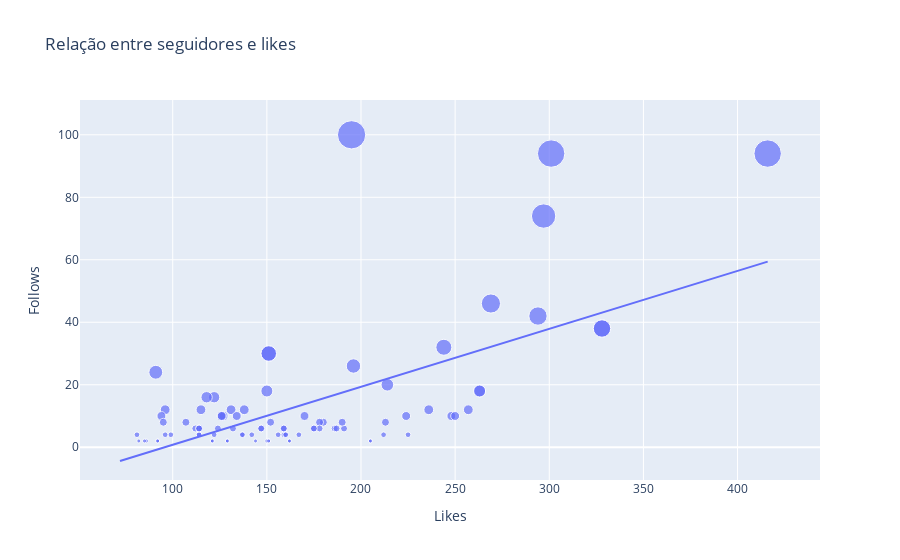

The notebook cell this image was saved under:
### Code cell
figure = px.scatter(data_frame = data, x="Likes",
                    y="Follows", size="Follows", trendline="ols", 
                    title = "Relação entre seguidores e likes")
figure.show()

### Figure 1 — Plotly figure (JSON) as saved in the notebook; plotly's stock layout.template omitted (floating-point values rounded to 4 significant figures)
{"data": [{"hovertemplate": "Likes=%{x}<br>Follows=%{marker.size}<extra></extra>", "legendgroup": "", "marker": {"color": "#636efa", "size": [2, 10, 12, 8, 0, 2, 0, 6, 4, 6, 4, 0, 2, 4, 42, 6, 2, 2, 30, 0, 0, 24, 100, 2, 4, 6, 6, 6, 2, 2, 20, 2, 4, 8, 26, 2, 2, 4, 0, 2, 94, 8, 18, 10, 4, 4, 4, 4, 18, 38, 10, 12, 4, 4, 74, 0, 6, 6, 0, 6, 12, 10, 8, 8, 46, 12, 10, 94, 6, 10, 6, 4, 12, 16, 12, 8, 32, 8, 16, 6, 10, 10, 6, 2, 2, 30, 0, 4, 4, 18, 38, 10, 2, 4, 6, 6, 6, 2, 2], "sizemode": "area", "sizeref": 0.25, "symbol": "circle"}, "mode": "markers", "name": "", "orientation": "v", "showlegend": false, "type": "scatter", "x": [162, 224, 131, 213, 123, 144, 76, 124, 159, 191, 81, 151, 162, 142, 294, 159, 205, 121, 151, 72, 76, 91, 195, 129, 160, 175, 147, 114, 151, 92, 214, 150, 122, 152, 196, 86, 85, 156, 72, 82, 416, 180, 150, 127, 167, 225, 137, 114, 263, 328, 126, 236, 99, 212, 297, 142, 186, 112, 149, 132, 115, 248, 178, 107, 269, 96, 134, 301, 187, 94, 114, 96, 138, 122, 257, 95, 244, 190, 118, 178, 170, 250, 159, 205, 121, 151, 72, 137, 114, 263, 328, 126, 129, 160, 175, 147, 114, 151, 92], "xaxis": "x", "y": [2, 10, 12, 8, 0, 2, 0, 6, 4, 6, 4, 0, 2, 4, 42, 6, 2, 2, 30, 0, 0, 24, 100, 2, 4, 6, 6, 6, 2, 2, 20, 2, 4, 8, 26, 2, 2, 4, 0, 2, 94, 8, 18, 10, 4, 4, 4, 4, 18, 38, 10, 12, 4, 4, 74, 0, 6, 6, 0, 6, 12, 10, 8, 8, 46, 12, 10, 94, 6, 10, 6, 4, 12, 16, 12, 8, 32, 8, 16, 6, 10, 10, 6, 2, 2, 30, 0, 4, 4, 18, 38, 10, 2, 4, 6, 6, 6, 2, 2], "yaxis": "y"}, {"hovertemplate": "<b>OLS trendline</b><br>Follows = 0.185506 * Likes + -17.763<br>R<sup>2</sup>=0.408214<br><br>Likes=%{x}<br>Follows=%{y} <b>(trend)</b><extra></extra>", "legendgroup": "", "marker": {"color": "#636efa", "symbol": "circle"}, "mode": "lines", "name": "", "showlegend": false, "type": "scatter", "x": [72, 72, 72, 76, 76, 81, 82, 85, 86, 91, 92, 92, 94, 95, 96, 96, 99, 107, 112, 114, 114, 114, 114, 114, 115, 118, 121, 121, 122, 122, 123, 124, 126, 126, 127, 129, 129, 131, 132, 134, 137, 137, 138, 142, 142, 144, 147, 147, 149, 150, 150, 151, 151, 151, 151, 151, 152, 156, 159, 159, 159, 160, 160, 162, 162, 167, 170, 175, 175, 178, 178, 180, 186, 187, 190, 191, 195, 196, 205, 205, 212, 213, 214, 224, 225, 236, 244, 248, 250, 257, 263, 263, 269, 294, 297, 301, 328, 328, 416], "xaxis": "x", "y": [-4.407, -4.407, -4.407, -3.665, -3.665, -2.737, -2.552, -1.995, -1.809, -0.882, -0.6965, -0.6965, -0.3254, -0.1399, 0.04557, 0.04557, 0.6021, 2.086, 3.014, 3.385, 3.385, 3.385, 3.385, 3.385, 3.57, 4.127, 4.683, 4.683, 4.869, 4.869, 5.054, 5.24, 5.611, 5.611, 5.796, 6.167, 6.167, 6.538, 6.724, 7.095, 7.651, 7.651, 7.837, 8.579, 8.579, 8.95, 9.506, 9.506, 9.877, 10.06, 10.06, 10.25, 10.25, 10.25, 10.25, 10.25, 10.43, 11.18, 11.73, 11.73, 11.73, 11.92, 11.92, 12.29, 12.29, 13.22, 13.77, 14.7, 14.7, 15.26, 15.26, 15.63, 16.74, 16.93, 17.48, 17.67, 18.41, 18.6, 20.27, 20.27, 21.56, 21.75, 21.94, 23.79, 23.98, 26.02, 27.5, 28.24, 28.61, 29.91, 31.03, 31.03, 32.14, 36.78, 37.33, 38.07, 43.08, 43.08, 59.41], "yaxis": "y"}], "layout": {"legend": {"itemsizing": "constant", "tracegroupgap": 0}, "title": {"text": "Relação entre seguidores e likes"}, "xaxis": {"anchor": "y", "domain": [0, 1], "title": {"text": "Likes"}}, "yaxis": {"anchor": "x", "domain": [0, 1], "title": {"text": "Follows"}}}}
